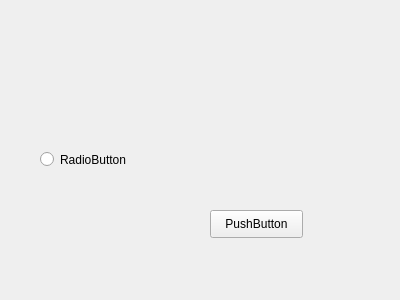
<?xml version="1.0" encoding="UTF-8"?>
<ui version="4.0">
 <class>Form</class>
 <widget class="QWidget" name="Form">
  <property name="geometry">
   <rect>
    <x>0</x>
    <y>0</y>
    <width>400</width>
    <height>300</height>
   </rect>
  </property>
  <property name="windowTitle">
   <string>Form</string>
  </property>
  <widget class="QPushButton" name="pushButton">
   <property name="geometry">
    <rect>
     <x>210</x>
     <y>210</y>
     <width>93</width>
     <height>28</height>
    </rect>
   </property>
   <property name="text">
    <string>PushButton</string>
   </property>
  </widget>
  <widget class="QRadioButton" name="radioButton">
   <property name="geometry">
    <rect>
     <x>40</x>
     <y>150</y>
     <width>115</width>
     <height>19</height>
    </rect>
   </property>
   <property name="text">
    <string>RadioButton</string>
   </property>
  </widget>
 </widget>
 <resources/>
 <connections/>
</ui>
